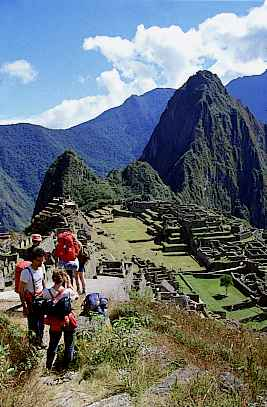
#> input picture Data/machupicchu.jpg, 267 x 407 px
$ jupyter execute '6. Recuantizacion de la imagen.ipynb'
#> lines starting #> are read from the running program, lines starting #| are printed output that depends on the picture; after the words box and inside, x2 and y2 are one past the last pixel; in counts of white or black regions, pixels touching at a corner belong together
# ***Recuantizacion***

En esta seccion veremos como modificar la profundidad de bits de una imagen . Ademas veremos como ocular una imagen en otra imagen

[cell 1]
from google.colab import files
uploaded = files.upload()
#> the answer given: machupicchu.jpg

[cell 2]
from google.colab import drive
drive.mount('/content/drive')

[cell 3]
import os
os.chdir("/content/drive/My Drive/Intro_procesamiento_de_imagenes/Data")

[cell 4]
import numpy as np
import matplotlib.image as mpimg
import matplotlib.pyplot as plt

# 1. Planos de bits

[cell 5]
a = mpimg.imread('machupicchu.jpg')[:,:,0]
#> a: shape (407, 267); min 0, max 255, mean 104.1

# &: es el producto binario
# a & 128 = a & 10000000
a_7=a & 128 # ¿a tiene activo el bit 7?
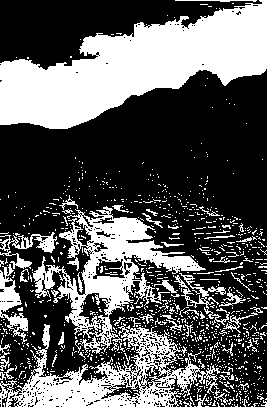
#> a_7: shape (407, 267); values 0 (black) and 128 (white), 35.8% white; 1079 white regions (1018 under 20 px), largest, box (x1, y1, x2, y2) and area: (0, 0, 267, 129) 17663, (32, 206, 206, 354) 7154, (0, 323, 220, 407) 6590
a_6=a & 64 # ¿a tiene activo el bit 6?
#> a_6: shape (407, 267); values 0 (black) and 64 (white), 45.4% white; 1370 white regions (1292 under 20 px), largest, box (x1, y1, x2, y2) and area: (0, 0, 267, 210) 24896, (43, 285, 267, 407) 8829, (43, 204, 124, 325) 1979
a_5=a & 32 # ¿a tiene activo el bit 5?
#> a_5: shape (407, 267); values 0 (black) and 32 (white), 45.7% white; 1145 white regions (1070 under 20 px), largest, box (x1, y1, x2, y2) and area: (0, 93, 267, 407) 25100, (0, 0, 267, 125) 14282, (180, 124, 227, 199) 786
a_4=a & 16
#> a_4: shape (407, 267); values 0 (black) and 16 (white), 46.6% white; 954 white regions (902 under 20 px), largest, box (x1, y1, x2, y2) and area: (0, 0, 267, 407) 42911, (0, 0, 64, 24) 949, (183, 180, 237, 241) 640
a_3=a & 8
#> a_3: shape (407, 267); values 0 (black) and 8 (white), 47.5% white in thin lines or dots
a_2=a & 4
#> a_2: shape (407, 267); values 0 (black) and 4 (white), 48.4% white in thin lines or dots
a_1=a & 2
#> a_1: shape (407, 267); values 0 (black) and 2 (white), 48.1% white in thin lines or dots
a_0=a & 1
#> a_0: shape (407, 267); values 0 (black) and 1 (white), 48.4% white in thin lines or dots
# Tonalidad de 129 activo en bit 7 y 1
# La suma de todos los a_i es la imagen en escala de grises para un determinado plano
print(a_4)
#> (printed output is left out)

plt.figure(1,figsize=(12,16))


plt.subplot(3,3,1)
plt.imshow(a,cmap='gray')
plt.title('Imagen de entrada')

plt.subplot(3,3,2)
plt.imshow(a_7,cmap='gray')
plt.title('Plano de bit 7')

plt.subplot(3,3,3)
plt.imshow(a_6,cmap='gray')
plt.title('plano de bit 6')

plt.subplot(3,3,4)
plt.imshow(a_5,cmap='gray')
plt.title('plano de bit 5')

plt.subplot(3,3,5)
plt.imshow(a_4,cmap='gray')
plt.title('Plano bit 4')

plt.subplot(3,3,6)
plt.imshow(a_3,cmap='gray')
plt.title('Plano bit 3')

plt.subplot(3,3,7)
plt.imshow(a_2,cmap='gray')
plt.title('Plano bit 2')

plt.subplot(3,3,8)
plt.imshow(a_1,cmap='gray')
plt.title('Plano bit 1')

plt.subplot(3,3,9)
plt.imshow(a_0,cmap='gray')
plt.title('Plano bit 0')

# A pesar de que a_i tiene valores de 0 o 2**i la representacion grafica tiene valores en blanco y negro
# dado que imshow los normaliza al plotearlo

# 2. Recuantizacion

[cell 6]
a = mpimg.imread('machupicchu.jpg')[:,:,0]

a_7=a & 128
a_6=a & 64
a_5=a & 32
a_4=a & 16
a_3=a & 8
a_2=a & 4
a_1=a & 2
a_0=a & 1


b1=a_7+a_6+a_5+a_4+a_3+a_2+a_1
b2=a_7+a_6+a_5+a_4+a_3+a_2
b3=a_7+a_6+a_5+a_4+a_3
b4=a_7+a_6+a_5+a_4
b5=a_7+a_6+a_5
b6=a_7+a_6

plt.figure(1,figsize=(12,10))

plt.subplot(1,2,1)
plt.imshow(b1,cmap='gray')
plt.title('7 bits / pixel')

plt.subplot(1,2,2)
plt.imshow(b2,cmap='gray')
plt.title('2 bits / pixel')

# Nota: Todas las combinaciones pesan igual a nivel de programacion
# Como podemos notar con los 2 planos de pixel mas significativos se logra tener
# una imagen muy parecida a la que se tiene con los 8 planos de bits

[cell 7]
a = mpimg.imread('machupicchu.jpg')
#> a is the input picture: shape (407, 267, 3); mean R, G, B 104.1, 112.9, 119.6

a_7=a & 128
#> a_7: shape (407, 267, 3)
a_6=a & 64
#> a_6: shape (407, 267, 3)
a_5=a & 32
#> a_5: shape (407, 267, 3)
a_4=a & 16
#> a_4: shape (407, 267, 3)
a_3=a & 8
#> a_3: shape (407, 267, 3)
a_2=a & 4
#> a_2: shape (407, 267, 3)
a_1=a & 2
#> a_1: shape (407, 267, 3)
a_0=a & 1
#> a_0: shape (407, 267, 3)


b1=a_7+a_6+a_5+a_4+a_3+a_2+a_1
#> b1: shape (407, 267, 3)
b2=a_7+a_6+a_5+a_4+a_3+a_2
#> b2: shape (407, 267, 3)
b3=a_7+a_6+a_5+a_4+a_3
#> b3: shape (407, 267, 3)
b4=a_7+a_6+a_5+a_4
#> b4: shape (407, 267, 3)
b5=a_7+a_6+a_5
#> b5: shape (407, 267, 3)


plt.figure(1,figsize=(12,10))

plt.subplot(2,3,1)
plt.imshow(a,cmap='gray')
plt.title('8 bits / pixel')

plt.subplot(2,3,2)
plt.imshow(b1,cmap='gray')
plt.title('7 bits / pixel')

plt.subplot(2,3,3)
plt.imshow(b2,cmap='gray')
plt.title('6 bits / pixel')

plt.subplot(2,3,4)
plt.imshow(b3,cmap='gray')
plt.title('5 bits / pixel')

plt.subplot(2,3,5)
plt.imshow(b4,cmap='gray')
plt.title('4 bits / pixel')

plt.subplot(2,3,6)
plt.imshow(b5,cmap='gray')
plt.title('3 bits / pixel')

# 3. Escanografia

[cell 8]
import cv2

[cell 9]
c = mpimg.imread('keyb.tif')
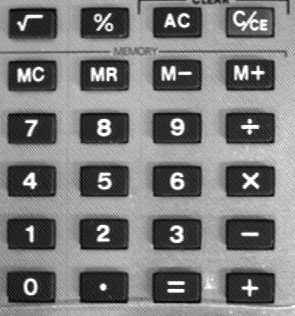
#> input picture Data/keyb.tif, 295 x 316 px
#> c is the input picture: shape (316, 295); min 0, max 255, mean 123.3
a = mpimg.imread('cameraman.tif')
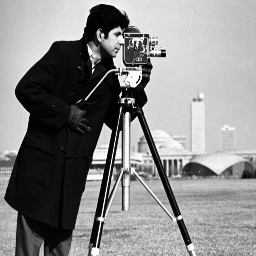
#> input picture Data/cameraman.tif, 256 x 256 px
#> a is the input picture: shape (256, 256); min 0, max 251, mean 137.1
print(a.shape)
#| (256, 256)
print(c.shape)
#| (316, 295)

[cell 10]
c = mpimg.imread('keyb.tif')
a = mpimg.imread('cameraman.tif')

print(c.shape)
#| (316, 295)
print(a.shape)
#| (256, 256)

dim = a.shape
#> dim = (256, 256)

# Dimensiones de c > Dimensiones de a
# Disminuimos el tamaño de c al tamaño de a
# La imagen a ocultar debe tener el tamaño de la imagen de entrada
b = cv2.resize(c, dsize=(dim[1],dim[0]), interpolation=cv2.INTER_CUBIC)

a_7=a & 128
#> a_7: shape (256, 256); values 0 (black) and 128 (white), 64.9% white; 129 black regions (116 under 20 px), largest, box (x1, y1, x2, y2) and area: (0, 4, 193, 256) 21361, (179, 159, 233, 180) 549, (238, 158, 256, 179) 238
a_6=a & 64
#> a_6: shape (256, 256); values 0 (black) and 64 (white), 47% white; 574 white regions (532 under 20 px), largest, box (x1, y1, x2, y2) and area: (0, 0, 256, 180) 24309, (96, 112, 186, 243) 1801, (91, 123, 112, 165) 459
a_5=a & 32
#> a_5: shape (256, 256); values 0 (black) and 32 (white), 30.3% white; 431 white regions (403 under 20 px), largest, box (x1, y1, x2, y2) and area: (65, 93, 256, 256) 11097, (22, 0, 174, 97) 3954, (0, 0, 24, 102) 866
a_4=a & 16
#> a_4: shape (256, 256); values 0 (black) and 16 (white), 42.5% white; 682 white regions (647 under 20 px), largest, box (x1, y1, x2, y2) and area: (50, 103, 256, 256) 10023, (86, 0, 224, 154) 8821, (13, 0, 84, 91) 1739
########
_a_3= a & 8
#> _a_3: shape (256, 256); values 0 (black) and 8 (white), 49.1% white; 708 white regions (696 under 20 px), largest, box (x1, y1, x2, y2) and area: (0, 0, 256, 256) 29589, (85, 0, 132, 23) 300, (237, 0, 256, 30) 266
_a_2 = a & 4
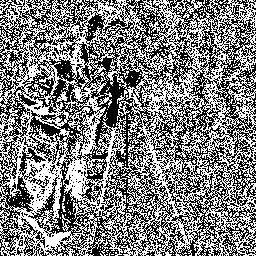
#> _a_2: shape (256, 256); values 0 (black) and 4 (white), 50.1% white; black in thin lines or dots
_a_1 = a & 2
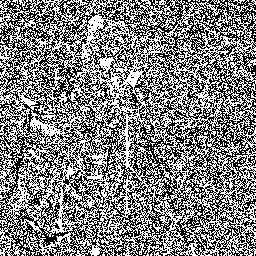
#> _a_1: shape (256, 256); values 0 (black) and 2 (white), 50.6% white; black in thin lines or dots
_a_0 = a & 1
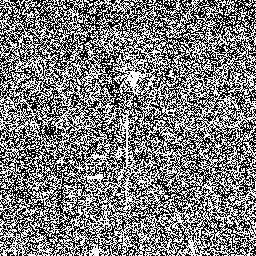
#> _a_0: shape (256, 256); values 0 (black) and 1 (white), 48.9% white in thin lines or dots
########

b_7=b & 128
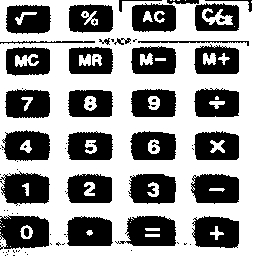
#> b_7: shape (256, 256); values 0 (black) and 128 (white), 58.9% white; 86 black regions (54 under 20 px), largest, box (x1, y1, x2, y2) and area: (0, 215, 49, 250) 1305, (115, 216, 176, 246) 1280, (0, 171, 50, 206) 1236
b_6=b & 64
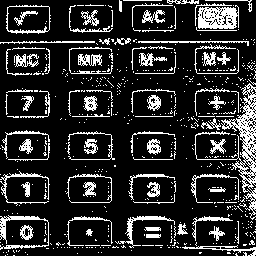
#> b_6: shape (256, 256); values 0 (black) and 64 (white), 17.4% white in thin lines or dots
b_5=b & 32
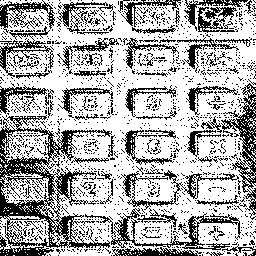
#> b_5: shape (256, 256); values 0 (black) and 32 (white), 68.2% white; black in thin lines or dots
b_4=b & 16
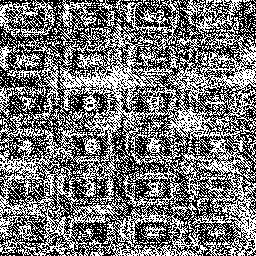
#> b_4: shape (256, 256); values 0 (black) and 16 (white), 46% white in thin lines or dots

# Ponemos los bits mas significativos de b en los menos signifactivos de a
a_3=(b_7/128)*8 # Debe variar con valores de 0 a 8
a_2=(b_6/64)*4 # Debe variar con valores de 0 a 4
a_1=(b_5/32)*2 # Debe variar con valores de 0 a 2
a_0=(b_4/16) # Debe variar con valores de 0 a 1

print(a_3)
#> (printed output is left out)

# Construimos la nueva imagen
new = a_7+a_6+a_5+a_4+a_3+a_2+a_1+a_0
new = np.array(new,dtype='uint8')

plt.figure(1,figsize=(20,12))

plt.subplot(1,3,1)
plt.imshow(a,cmap='gray')
plt.title('Imagen de entrada')

plt.subplot(1,3,2)
plt.imshow(b,cmap='gray')
plt.title('Imagen a ocultar')

plt.subplot(1,3,3)
plt.imshow(new,cmap='gray')
plt.title('Imagen resultante')
